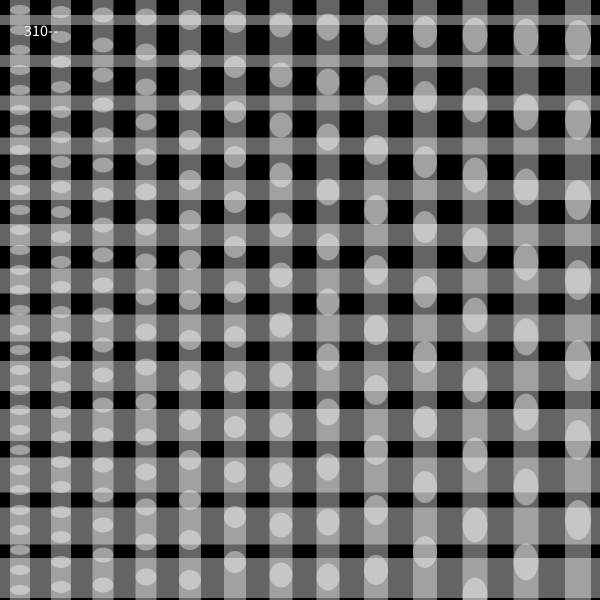
Frame 1 (no input)
Frame 2 (the mouse pressed at the canvas centre, redrawn once): identical to frame 1, image omitted

The Processing sketch that drew this single still picture (run headless with seeded random() and noise(); the mouse was pressed at the canvas centre and the sketch redrawn once):

// Processing sketch: sketch_310
// ── sketch_310.pde
void setup() {
  size(600, 600);
  background(0);
  smooth();
}

void draw() {
  background(0);
  fill(255);
  textSize(16);
  text("310--", 24, 36);

  fill(255, 100);
  noStroke();
  rectMode(CENTER);
  ellipseMode(CENTER);

  int xstep = 40;
  int ystep = 20;

  for (int x = xstep/2; x < width; x += xstep) {

    float swidth = xstep/2;
    float sheight = ystep/2;
    
    // horizontal stripe
    rect(x, height/2, swidth, height);

    // verticle stripe
    int y = x;
    rect(width/2, y, width, sheight);

    // ellipses in the center
    for (int ey = ystep/2; ey < height; ey += ystep) {
      ellipse(x, ey, swidth, sheight);
    }
    
    // update step
    xstep ++;
    ystep += 5;
  }  

  noLoop();
}
